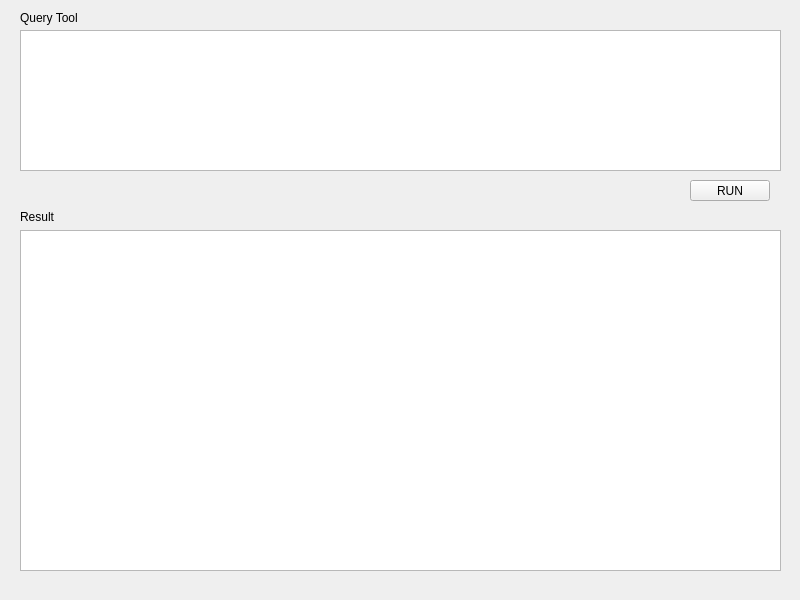
<?xml version="1.0" encoding="UTF-8"?>
<ui version="4.0">
 <class>MainWindow</class>
 <widget class="QMainWindow" name="MainWindow">
  <property name="geometry">
   <rect>
    <x>0</x>
    <y>0</y>
    <width>800</width>
    <height>600</height>
   </rect>
  </property>
  <property name="windowTitle">
   <string>MainWindow</string>
  </property>
  <widget class="QWidget" name="centralwidget">
   <widget class="QLabel" name="label">
    <property name="geometry">
     <rect>
      <x>20</x>
      <y>210</y>
      <width>47</width>
      <height>13</height>
     </rect>
    </property>
    <property name="text">
     <string>Result</string>
    </property>
   </widget>
   <widget class="QLabel" name="label_2">
    <property name="geometry">
     <rect>
      <x>20</x>
      <y>10</y>
      <width>71</width>
      <height>16</height>
     </rect>
    </property>
    <property name="text">
     <string>Query Tool</string>
    </property>
   </widget>
   <widget class="QPushButton" name="pushButton">
    <property name="geometry">
     <rect>
      <x>690</x>
      <y>180</y>
      <width>80</width>
      <height>21</height>
     </rect>
    </property>
    <property name="text">
     <string>RUN</string>
    </property>
   </widget>
   <widget class="QTableWidget" name="tableWidget">
    <property name="geometry">
     <rect>
      <x>20</x>
      <y>230</y>
      <width>761</width>
      <height>341</height>
     </rect>
    </property>
   </widget>
   <widget class="QTextEdit" name="textEdit">
    <property name="geometry">
     <rect>
      <x>20</x>
      <y>30</y>
      <width>761</width>
      <height>141</height>
     </rect>
    </property>
   </widget>
  </widget>
 </widget>
 <resources/>
 <connections/>
</ui>
